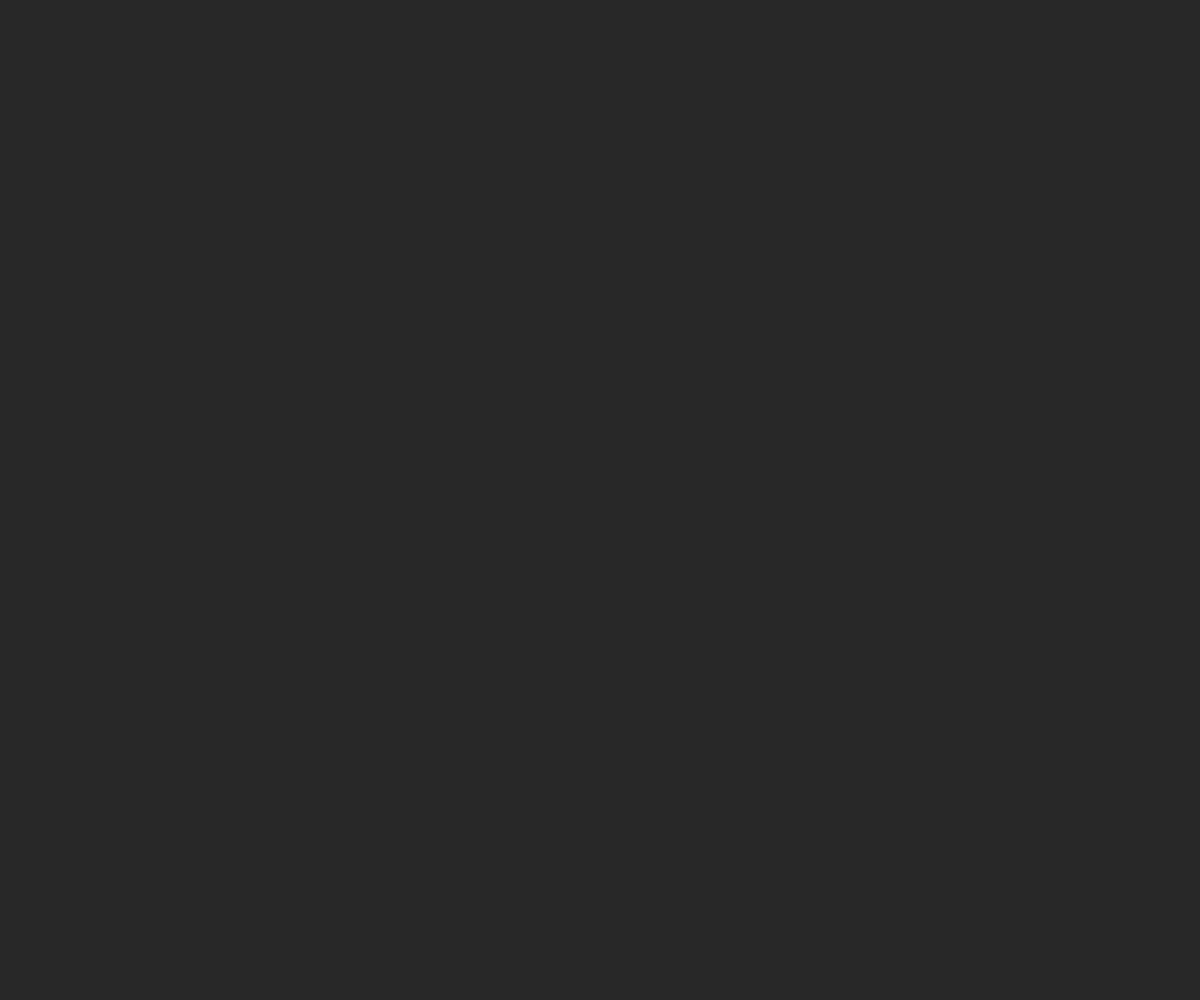
Frame 1 (no input)
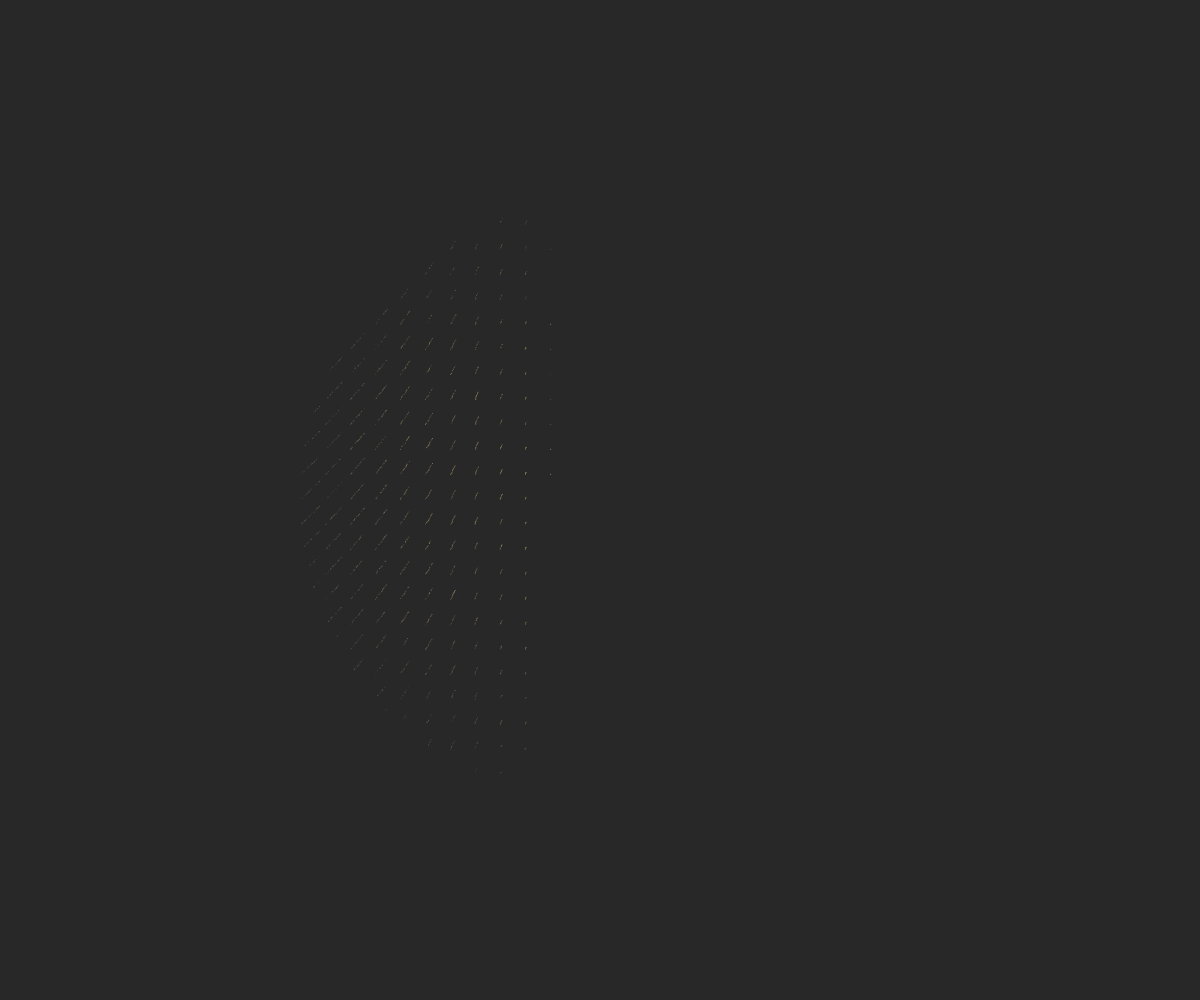
Frame 60 (no input)
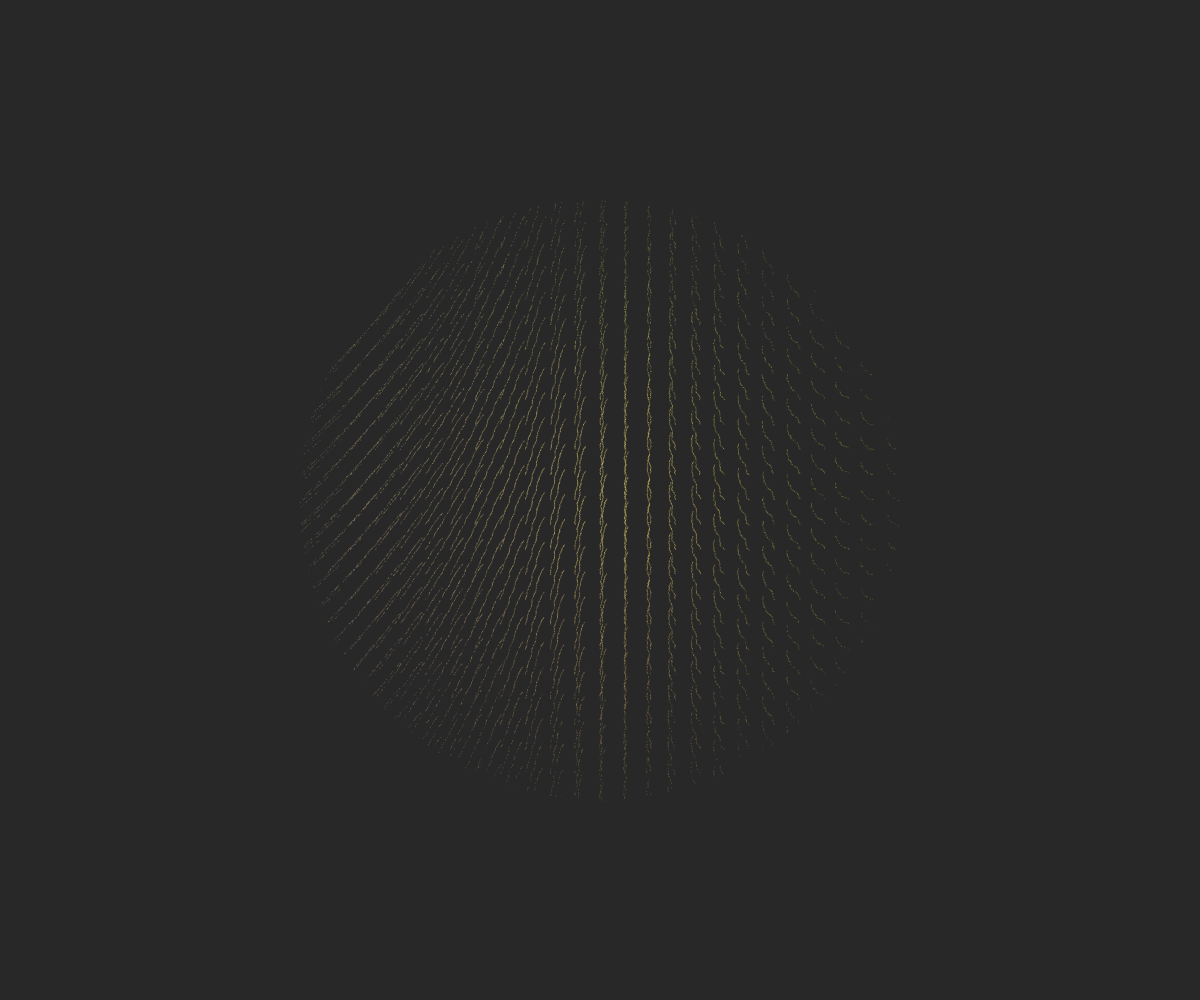
Frame 120 (the mouse pressed at the canvas centre since frame 60)

The p5.js sketch that drew these frames (run headless with seeded random() and noise() and a simulated clock; from frame 60 on, the mouse is pressed at the canvas centre):

// p5.js sketch
// ── sketch.js
const pointsArr = [];
const radius = 1;
// const mult = 0.0001;
let mult, max;

let r1, r2, r3;

function setup() {
  createCanvas(windowWidth, windowHeight);
  background(40);
  angleMode(RADIANS);
  noiseDetail(1);
  const density = 40;
  const space = height / density;

  for (let x = 0; x < width; x += space) {
    for (let y = 0; y < height; y += space) {
      let p = createVector(x, y);
      pointsArr.push(p);
    }
  }

  r1 = random(0, 255);
  r2 = random(0, 255);
  r3 = random(100, 255);
}

function draw() {
  noStroke();
  mult = random(0.00005, 0.0001);

  if (frameCount * 15 <= pointsArr.length) {
    // Get the max number condition
    max = frameCount * 15;
  } else {
    max = pointsArr.length;
  }

  for (let i = 0; i < max; i++) {
    const r = map(pointsArr[i].x, 0, width, 255, r3);
    const g = map(pointsArr[i].y, 0, height, 250, r1);
    const b = map(pointsArr[i].x, 0, height, r3, r2);
    const alpha = map(
      dist(width / 2, height / 2, pointsArr[i].x, pointsArr[i].y),
      0,
      350,
      250,
      50
    );

    fill(r, g, b, alpha - random(150));

    let angle = map(
      noise(pointsArr[i].x * mult, pointsArr[i].y * mult),
      0,
      1,
      0,
      720
    );

    pointsArr[i].add(createVector(cos(angle), sin(angle)));

    if (dist(width / 2, height / 2, pointsArr[i].x, pointsArr[i].y) < 300)
      ellipse(pointsArr[i].x, pointsArr[i].y, radius);
  }
}
